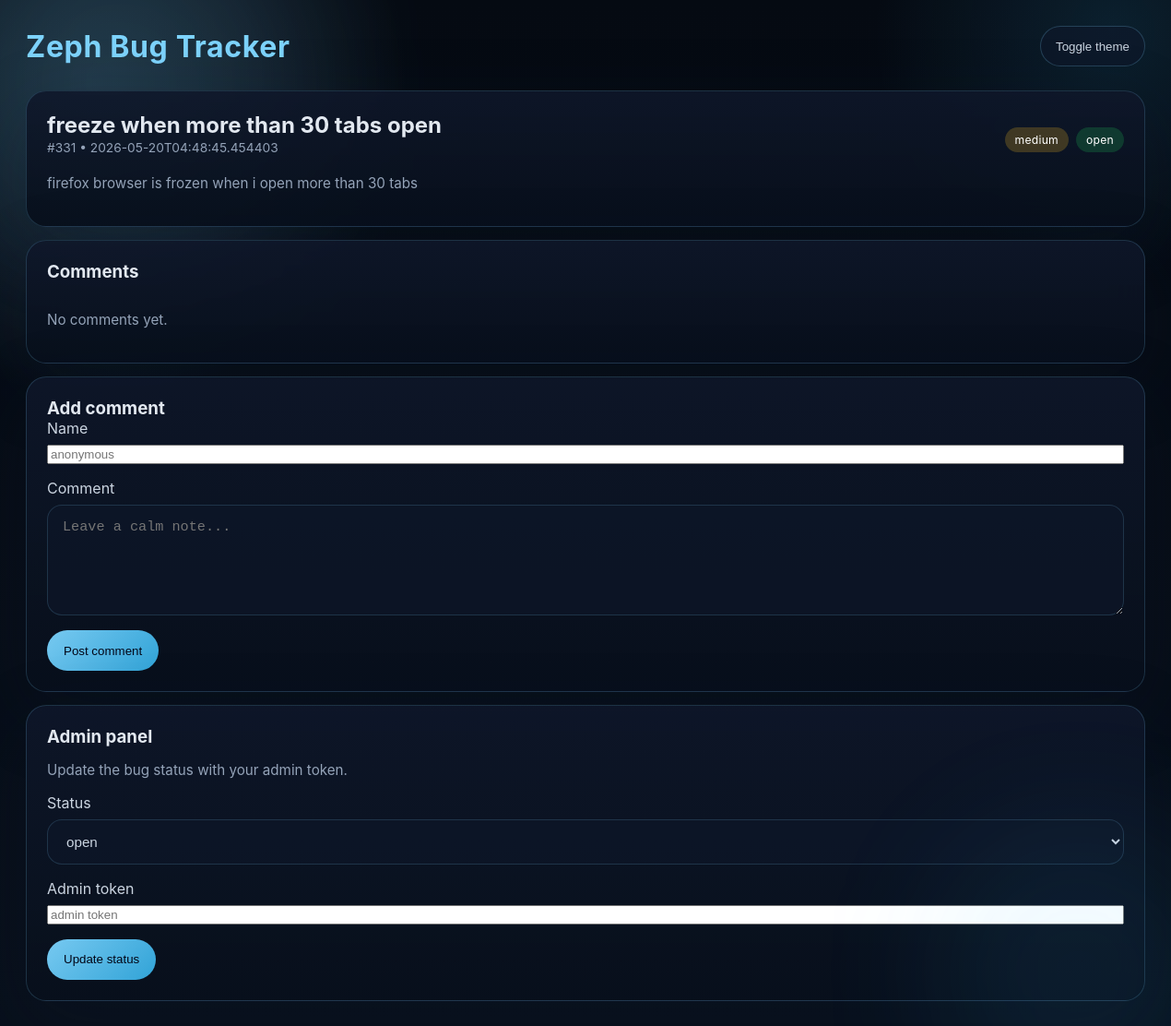
Screenshot of /bug/331 with the database file from the repository.
### tables this page shows
CREATE TABLE bugs (
        id INTEGER PRIMARY KEY AUTOINCREMENT,
        title TEXT NOT NULL,
        description TEXT NOT NULL,
        status TEXT NOT NULL DEFAULT 'open',
        severity TEXT NOT NULL DEFAULT 'low',
        created_at TEXT NOT NULL
    , source TEXT NOT NULL DEFAULT 'manual', duplicate_of INTEGER);

### app.py (the view)
@app.route('/bug/<int:bug_id>')
def view_bug(bug_id):
    bug = fetch_bug(bug_id)
    if not bug:
        abort(404)
    return render_template('bug.html', bug=bug)

### app.py (called while the page is built)
def get_db():
    conn = sqlite3.connect(DB_PATH)
    conn.row_factory = sqlite3.Row
    return conn

def fetch_bug(bug_id):
    conn = get_db()
    cur = conn.cursor()
    cur.execute('SELECT * FROM bugs WHERE id=?', (bug_id,))
    row = cur.fetchone()
    if not row:
        return None
    bug = dict(row)
    cur.execute('SELECT * FROM comments WHERE bug_id=? ORDER BY created_at', (bug_id,))
    bug['comments'] = [dict(r) for r in cur.fetchall()]
    conn.close()
    return bug

### templates/bug.html (shortened to what this page needs)
{% extends 'base.html' %}
{% block body %}
<div class="panel">
  <div class="card">
    <div style="display:flex;justify-content:space-between;align-items:center;gap:16px;flex-wrap:wrap">
      <div>
        <h2>{{bug.title}}</h2>
        <div class="meta">#{{bug.id}} • {{bug.created_at}}</div>
      </div>
      <div>
        <div class="badges">
          <span class="badge sev-{{bug.severity}}">{{bug.severity}}</span>
          {% if bug.status == 'open' %}
            <span class="badge status-open">open</span>
          {% elif bug.status == 'being investigated' %}
            <span class="badge status-investigate">investigating</span>
          {% elif bug.status == 'fixed' %}
            <span class="badge status-fixed">fixed</span>
          {% elif bug.status == 'duplicate' %}
            <span class="badge status-duplicate">duplicate</span>
          {% else %}
            <span class="badge status-fixed">{{bug.status}}</span>
          {% endif %}
        </div>
      </div>
    </div>
    <p class="note" style="margin-top:18px">{{bug.description}}</p>
  </div>
  <div class="card">
    <h3>Comments</h3>
    <div class="comments">
      {% for c in bug.comments %}
        <div class="glass-panel" style="border-radius:18px;padding:14px;">
          <div style="display:flex;justify-content:space-between;align-items:center;gap:12px;flex-wrap:wrap">
            <strong>{{c.author}}</strong>
            <span class="meta">{{c.created_at}}</span>
          </div>
          <div style="margin-top:10px">{{c.text}}</div>
        </div>
      {% else %}
        <p class="note">No comments yet.</p>
      {% endfor %}
    </div>
  </div>
  <div class="card">
    <h3>Add comment</h3>
    <form id="commentForm" onsubmit="submitComment(event)">
      <div class="form-group">
        <label>Name</label>
        <input id="author" placeholder="anonymous">
      </div>
      <div class="form-group">
        <label>Comment</label>
        <textarea id="text" placeholder="Leave a calm note..."></textarea>
      </div>
      <button type="submit">Post comment</button>
    </form>
  </div>
  <div class="card">
    <h3>Admin panel</h3>
    <p class="note">Update the bug status with your admin token.</p>
    <div class="form-group">
      <label>Status</label>
      <select id="statusSelect">
        <option value="open" {% if bug.status == 'open' %}selected{% endif %}>open</option>
      </select>
    </div>
    <div class="form-group">
      <label>Admin token</label>
      <input id="adminToken" placeholder="admin token">
    </div>
    <button onclick="changeStatus()" type="button">Update status</button>
  </div>
</div>
{% endblock %}

### templates/base.html (style rules this page uses)
:root { --bg: #08101c; --surface: rgba(15, 23, 42, 0.95); --surface-strong: rgba(8, 16, 28, 0.95); --surface-soft: rgba(30, 41, 59, 0.9); --text: #cbd5e1; --text-muted: #94a3b8; --accent: #7dd3fc; --accent-soft: rgba(125, 211, 252, 0.18); --border: rgba(125, 211, 252, 0.18); --success: #22c55e; --warning: #fbbf24; --danger: #f472b6; }
* { box-sizing: border-box; }
body { margin: 0; font-family: Inter, 'Segoe UI', sans-serif; background: radial-gradient(circle at 8% 8%, rgba(125, 211, 252, 0.16), transparent 22%), radial-gradient(circle at 95% 3%, rgba(56, 189, 248, 0.12), transparent 16%), linear-gradient(180deg, #050a12 0%, #08101c 100%); color: var(--text); min-height: 100vh; padding: 28px; position: relative; overflow-x: hidden; transition: background 0.45s ease, color 0.45s ease; }
body::before, body::after { content: ''; position: absolute; pointer-events: none; border-radius: 50%; filter: blur(80px); opacity: 0.7; animation: float 15s ease-in-out infinite; }
body::before { width: 420px; height: 420px; top: -120px; left: -80px; background: rgba(125, 211, 252, 0.14); }
body::after { width: 320px; height: 320px; bottom: -100px; right: -60px; background: rgba(56, 189, 248, 0.12); animation-duration: 18s; }
h2, h3, h4 { color: #e2e8f0; margin: 0; }
.card { background: linear-gradient(180deg, rgba(15, 23, 42, 0.88), rgba(8, 16, 28, 0.95)); border: 1px solid var(--border); border-radius: 22px; backdrop-filter: blur(18px); padding: 22px; box-shadow: 0 24px 80px rgba(15, 23, 42, 0.24); }
.panel { display: grid; gap: 14px; }
.form-group { display: grid; gap: 8px; margin-bottom: 16px; }
input[type=text], select, textarea { width: 100%; background: rgba(15, 23, 42, 0.65); border: 1px solid rgba(125, 211, 252, 0.16); color: var(--text); border-radius: 16px; padding: 14px 16px; font-size: 0.95rem; }
textarea { min-height: 120px; resize: vertical; }
button { display: inline-flex; align-items: center; justify-content: center; gap: 8px; min-height: 44px; padding: 0 18px; border: none; border-radius: 999px; background: linear-gradient(135deg, rgba(125, 211, 252, 0.95), rgba(56, 189, 248, 0.85)); color: #020617; cursor: pointer; transition: transform 0.2s ease, box-shadow 0.2s ease; }
.meta { color: var(--text-muted); font-size: 0.86rem; line-height: 1.5; }
.badges { margin-top: 12px; display: flex; flex-wrap: wrap; gap: 8px; }
.badge { display: inline-flex; align-items: center; justify-content: center; border-radius: 999px; padding: 6px 11px; font-size: 0.76rem; letter-spacing: 0.02em; color: #fff; background: rgba(148, 163, 184, 0.16); backdrop-filter: blur(12px); }
.badge.sev-medium { background: rgba(251, 191, 36, 0.22); }
.badge.status-open { background: rgba(34, 197, 94, 0.22); }
.comments { margin-top: 16px; display: grid; gap: 14px; }
.note { color: var(--text-muted); font-size: 0.95rem; }

### rows the page displays
bugs: title "freeze when more than 30 tabs open", id "331", created_at "2026-05-20T04:48:45.454403", severity "medium", description "firefox browser is frozen when i open more than 30 tabs", status "open"
